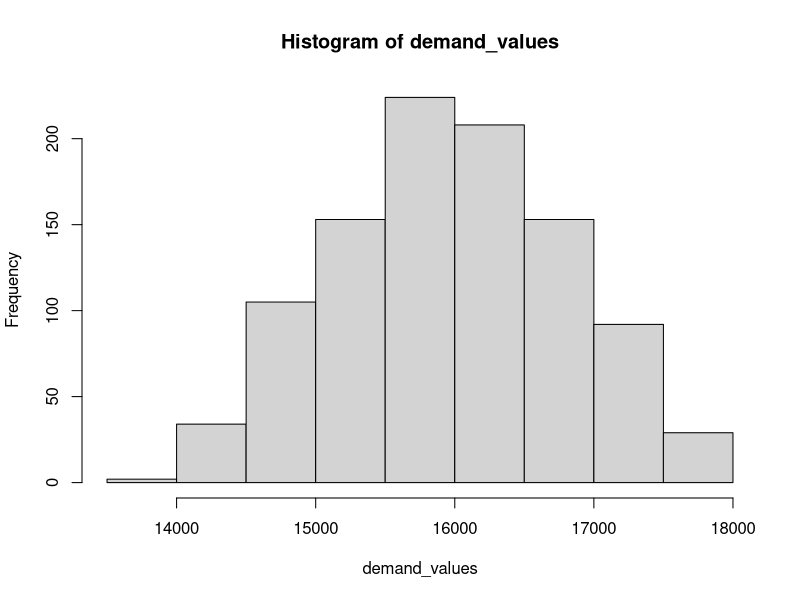
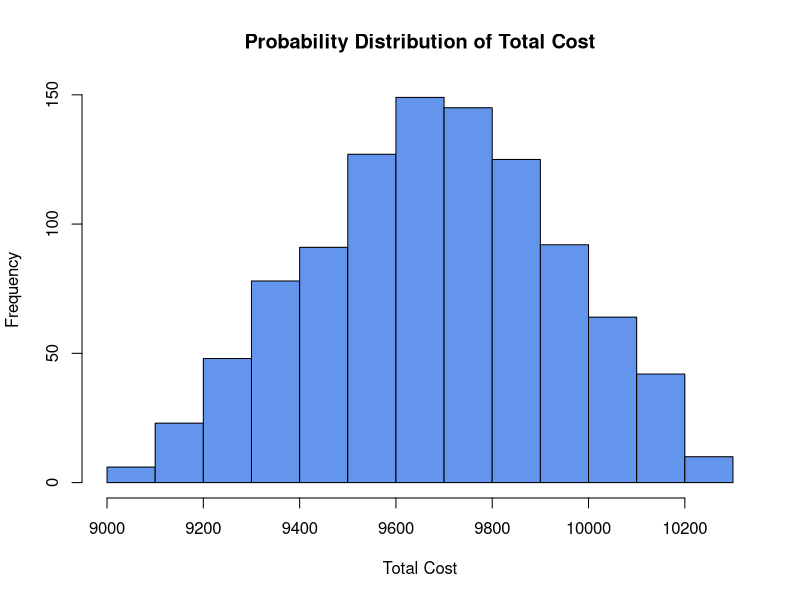
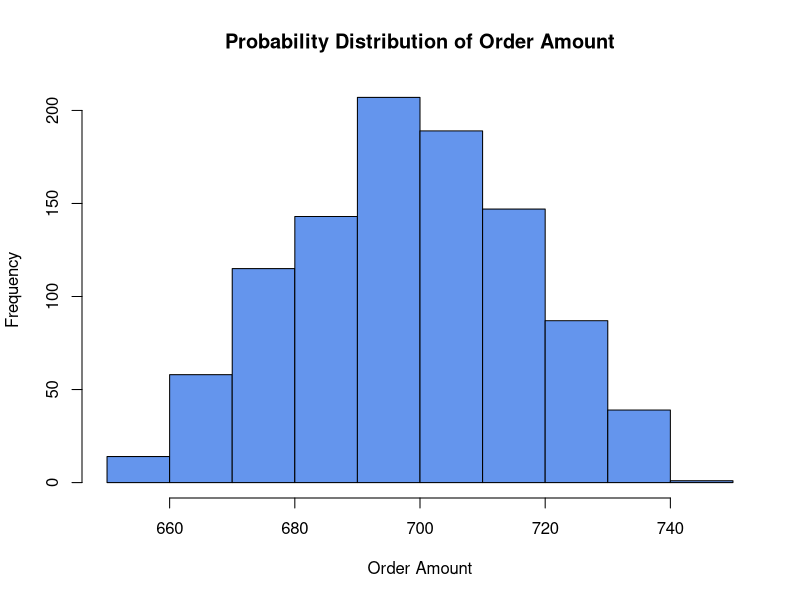
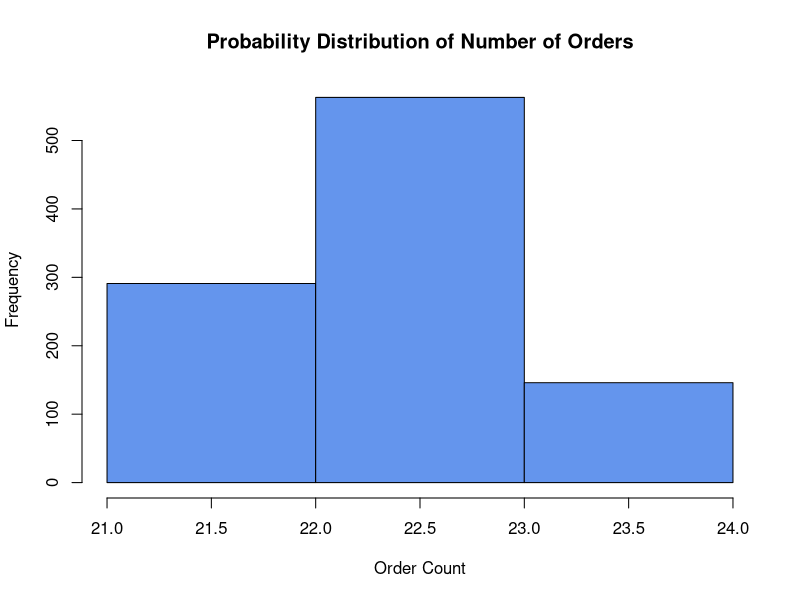

These charts were generated, in order, by the following R code:
## Setting seed for reprocdubility
set.seed(123)

## Parameters given in the assignment
unit_cost_amount <- 82
order_cost_amount <- 212
holding_cost_amount <- 0.169


## Triangular distribution parameters
lower <- 13900
peak <- 16000
upper <- 18000


## Function to create custom amount of triangular values
my_sim <- function(num) {
  
  demand_values <- vector()
  
  for (val in seq(1:num)){  
    
    r <- runif(1)
    A <- lower + sqrt((upper-lower)*(peak-lower)*r)
    B <- upper - sqrt((upper-lower)*(upper-peak)*(1-r))
    C <- (peak - lower) / (upper - lower)
    
    demand <- ifelse(r <= C, A, B)
    demand_values <- append(demand_values,demand)

  }
  return(demand_values)
}

## Creating 1000 triangular values
demand_values <-my_sim(1000)

## Distribution of demand values 
hist(demand_values)


## Calcuşatng total cost
total_cost <- function(order_quantity,demand){
  
  order_number <- (demand/order_quantity)

  holding_cost <- (order_quantity/2)*unit_cost_amount*holding_cost_amount
  order_cost <- order_number * order_cost_amount
  total_cost <- holding_cost + order_cost
  
  return(total_cost)
  
}

## Defining custom vectors
quantity_values <- vector()
order_number_values <- vector()
total_cost_values <- vector()


## Optimizing total cost for different demand values
for (i in demand_values){
  test <- optimize(total_cost,i,interval = c(100,1000))
  quantity_values <- append(quantity_values,round(test$minimum))
  order_number_values <- append(order_number_values,round(i/test$minimum))
  total_cost_values <- append(total_cost_values,test$objective)
}


## Histogram of minimum total cost, order quantity and annual number of orders
hist(total_cost_values,col="cornflowerblue", main = "Probability Distribution of Total Cost", xlab = "Total Cost")
hist(quantity_values,col="cornflowerblue",main = "Probability Distribution of Order Amount", xlab = "Order Amount")
hist(order_number_values,col="cornflowerblue",main = "Probability Distribution of Number of Orders", xlab = "Order Count", breaks = 21:24)



